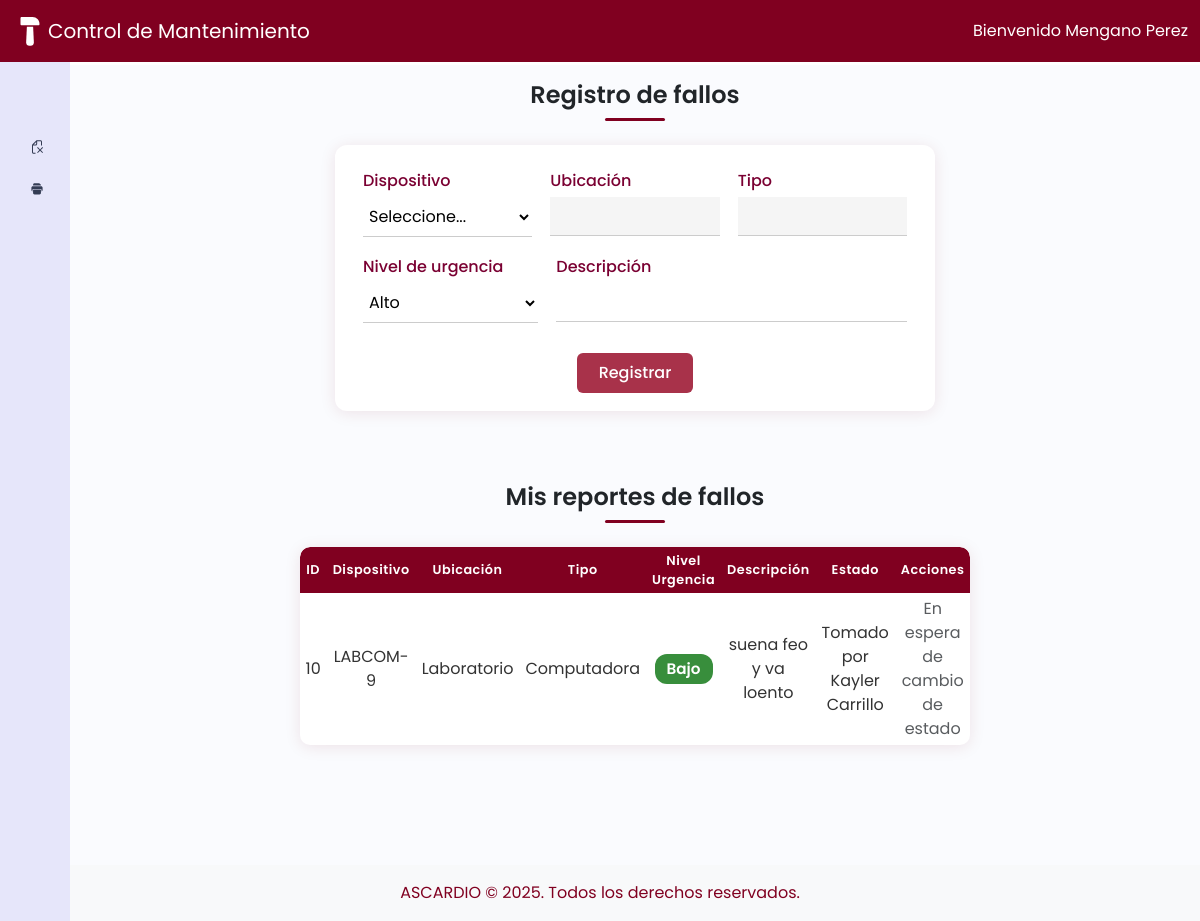
The app's page /index.php (signed in), older data.
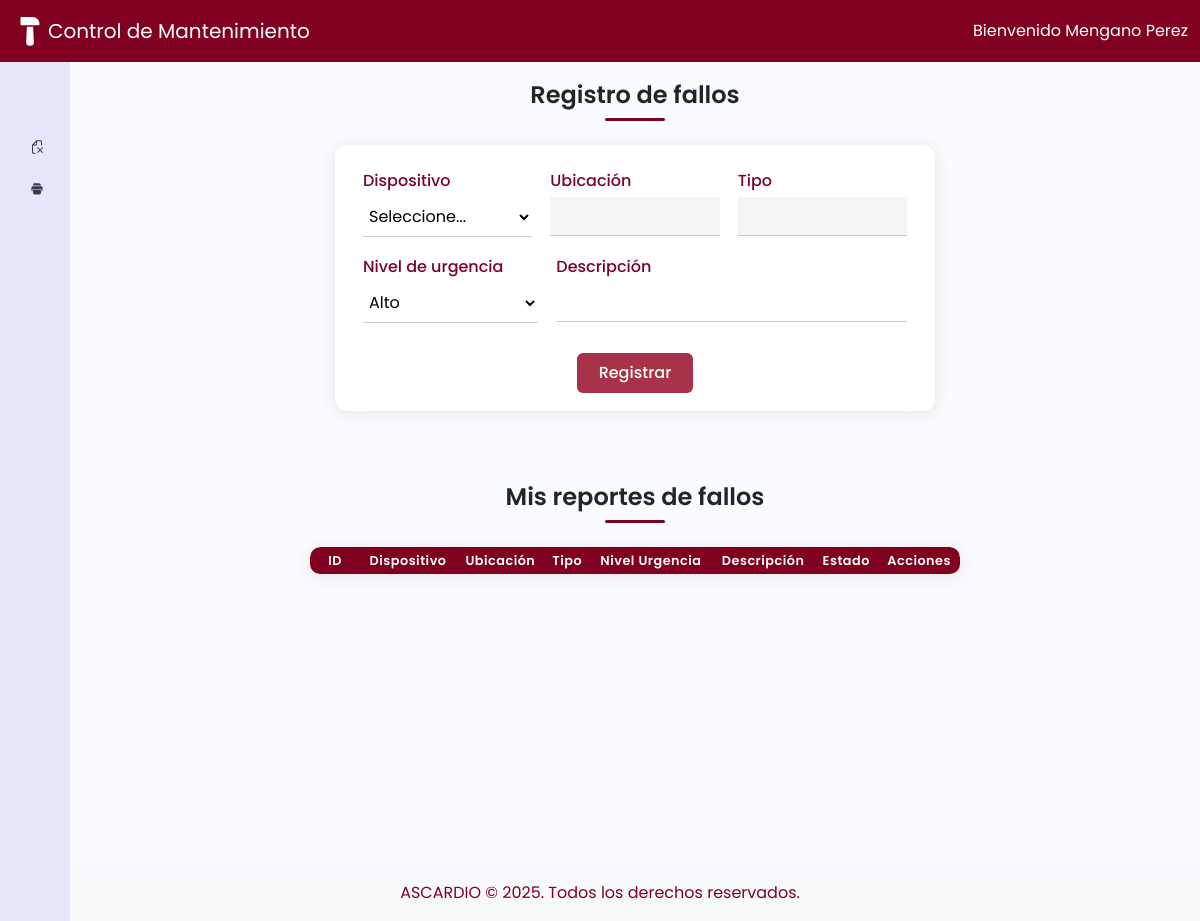
The same page, newer data.
### tables this page shows
CREATE TABLE `fallos` (
  `id` int(11) NOT NULL,
  `id_usuario_reporta` int(11) NOT NULL,
  `id_admin_toma` int(11) DEFAULT NULL,
  `codigo_dispositivo` varchar(50) NOT NULL,
  `descripcion` text NOT NULL,
  `estado` enum('pendiente','tomado','atendido','resuelto','persistente','por_confirmacion') NOT NULL DEFAULT 'pendiente',
  `fecha_reporte` datetime NOT NULL DEFAULT current_timestamp(),
  `fecha_tomado` datetime DEFAULT NULL,
  `fecha_atendido` datetime DEFAULT NULL,
  `fecha_resuelto` datetime DEFAULT NULL,
  `nivel_urgencia` enum('alto','medio','bajo') NOT NULL DEFAULT 'bajo'
);

CREATE TABLE `dispositivos` (
  `id` int(11) NOT NULL,
  `codigo_dispositivo` varchar(20) NOT NULL,
  `tipo_dispositivo` varchar(50) NOT NULL,
  `ubicacion` varchar(100) NOT NULL,
  `numero_identificador` int(11) DEFAULT NULL
);

### controladores/controladorFallo.php (called while the page is built, shortened)
<?php
require_once dirname(__DIR__) . '/modelos/modeloFallo.php';
require_once dirname(__DIR__) . '/modelos/modeloUsuario.php';
class controladorFallo {
    private $modelo;
    public function __construct() {
        $this->modelo = new modeloFallo();
    }
    public function mostrarFalloUsuario() {
        $usuario_id = $_SESSION['usuario']['id'];
        $modeloUsuario = new modeloUsuario();
        $usuarios = $modeloUsuario->listarTodos();
        $fallos = $this->modelo->listarPorUsuario($usuario_id);
        include dirname(__DIR__) . '/vistas/vistaFalloUsuario.php';
    }
}

### modelos/modeloFallo.php (called while the page is built, shortened)
<?php
require_once dirname(__DIR__) . '/config/conexion.php';
class modeloFallo {
    private $conexion;
    public function __construct() {
        $db = new Base_Datos();
        $this->conexion = $db->Conexion_Base_Datos();
    }
    public function listarPorUsuario($usuario_id) {
        $stmt = $this->conexion->prepare("
            SELECT f.*, d.ubicacion, d.tipo_dispositivo
            FROM fallos f
            JOIN dispositivos d ON f.codigo_dispositivo = d.codigo_dispositivo
            WHERE f.id_usuario_reporta = ?
            AND f.estado NOT IN ('resuelto')
            ORDER BY
                FIELD(f.nivel_urgencia, 'alto', 'mediano', 'bajo'),
                f.fecha_reporte DESC
        ");
        $stmt->execute([$usuario_id]);
        return $stmt->fetchAll(PDO::FETCH_ASSOC);
    }
}

### config/conexion.php (called while the page is built, shortened)
<?php
  class Base_Datos{
    private $Nombre_Servidor = "localhost";
    private $Nombre_Base_Datos = "Mantenimiento_AscardioDB;";
    private $Nombre_Usuario = "root";
    private $Pass = "";
    public function Conexion_Base_Datos(){
       $this->Conexion = null;
       try{
             $this-> Conexion = new PDO("mysql:host={$this->Nombre_Servidor};dbname={$this->Nombre_Base_Datos}",
             $this->Nombre_Usuario,
             $this->Pass
        );
        $this->Conexion->setAttribute(PDO::ATTR_ERRMODE, PDO::ERRMODE_EXCEPTION);
       }catch(PDOException $e){
         die ("Error de Conexion:" . $e->getMessage());
       }
       return $this->Conexion;
    }
    }
?>

### modelos/modeloUsuario.php (called while the page is built, shortened)
<?php
require_once dirname(__DIR__) . '/config/conexion.php';
class modeloUsuario {
    private $conexion;
    public function __construct() {
        $bd = new Base_Datos();
        $this->conexion = $bd->Conexion_Base_Datos();
    }
    public function listarTodos() {
        $stmt = $this->conexion->query("SELECT id, nombre, apellido FROM usuarios");
        return $stmt->fetchAll(PDO::FETCH_ASSOC);
    }
}

### vistas/vistaFalloUsuario.php (the view, shortened to what the changed rows need)
<?php include 'header.php'; ?>
<div class="main p-3">
    <h1>Registro de fallos</h1>
    <h1>Mis reportes de fallos</h1>
    <?php
        $usuariosMap = [];
        foreach ($usuarios as $u) {
            $usuariosMap[$u['id']] = $u['nombre'] . ' ' . $u['apellido'];
        }
    ?>
    <table class="device-table fallos-table">
        <thead>
            <tr>
                <th>ID</th>
                <th>Dispositivo</th>
                <th>Ubicación</th>
                <th>Tipo</th>
                <th>Nivel Urgencia</th>
                <th>Descripción</th>
                <th>Estado</th>
                <th>Acciones</th>
            </tr>
        </thead>
        <tbody>
            <?php foreach ($fallos as $f): ?>
                <tr>
                    <td><?= htmlspecialchars($f['id']) ?></td>
                    <td><?= htmlspecialchars($f['codigo_dispositivo']) ?></td>
                    <td><?= htmlspecialchars($f['ubicacion']) ?></td>
                    <td><?= htmlspecialchars($f['tipo_dispositivo']) ?></td>
                    <td>
                        <?php
                            $urgencia = strtolower($f['nivel_urgencia']);
                            $colorClass = '';
                            if ($urgencia == 'alto') $colorClass = 'urgencia-alta';
                            elseif ($urgencia == 'medio' || $urgencia == 'mediano') $colorClass = 'urgencia-media';
                            else $colorClass = 'urgencia-baja';
                        ?>
                        <span class="urgencia-badge <?= $colorClass ?>">
                            <?= htmlspecialchars(ucfirst($f['nivel_urgencia'])) ?>
                        </span>
                    </td>
                    <td><?= htmlspecialchars($f['descripcion']) ?></td>
                    <td>
                        <?php
                        if ($f['estado'] == 'pendiente') {
                            echo "Pendiente";
                        } elseif ($f['estado'] == 'tomado') {
                            $admin = $usuariosMap[$f['id_admin_toma']] ?? 'Administrador';
                            echo "Tomado por $admin";
                        } elseif ($f['estado'] == 'atendido') {
                            $admin = $usuariosMap[$f['id_admin_toma']] ?? 'Administrador';
                            echo "Atendido por $admin";
                        } elseif ($f['estado'] == 'por_confirmacion') {
                            echo "Por confirmación";
                        } elseif ($f['estado'] == 'resuelto') {
                            echo "Resuelto";
                        } elseif ($f['estado'] == 'persistente') {
                            echo "Fallo persistente";
                        }
                        ?>
                    </td>
                    <td class="text-center">
                        <form method="POST" style="display:inline;">
                            <div style="display:flex;align-items:center;gap:6px;justify-content:center;">
                                <?php if ($f['estado'] == 'pendiente'): ?>
                                    <button type="submit" name="editar" class="btn btn-sm btn-warning">Editar</button>
                                    <span>|</span>
                                    <button type="submit" name="eliminar" class="btn btn-sm btn-danger" onclick="return confirm('¿Eliminar este reporte?')">Eliminar</button>
                                <?php else: ?>
                                    <span class="text-muted">En espera de cambio de estado</span>
                                <?php endif; ?>
                            </div>
                        </form>
                    </td>
                </tr>
            <?php endforeach; ?>
        </tbody>
    </table>
</div>
<?php include 'footer.php'; ?>

Row changes from the older to the newer data that the page shows:
removed fallos: id "10", codigo_dispositivo "LABCOM-9", dispositivos.ubicacion "Laboratorio", dispositivos.tipo_dispositivo "Computadora", nivel_urgencia "Bajo", descripcion "suena feo y va loento", id_admin_toma "Kayler Carrillo", estado "En espera de cambio de estado"
